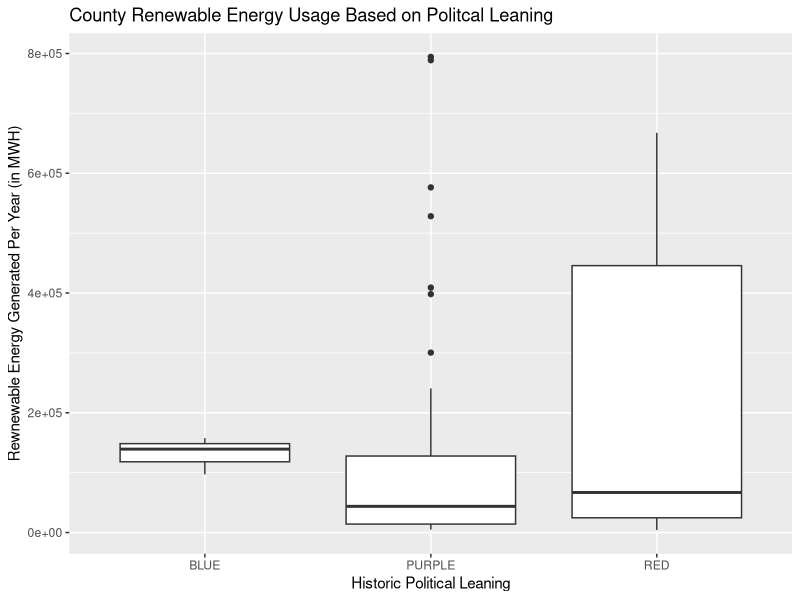
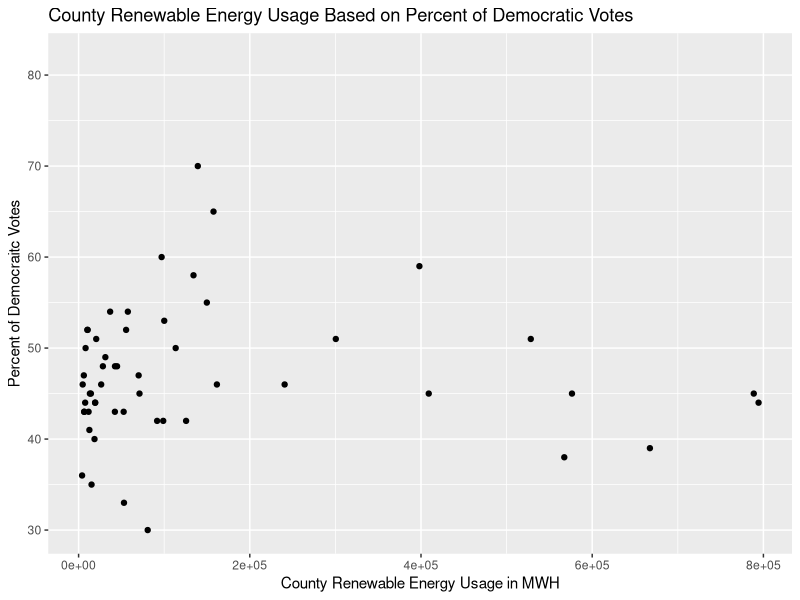

The R source for these figures, in order:
## ---- chunk 1
library(tidyverse)
## ---- chunk 2
data <- read_csv("data/renewables_wi.csv", col_names = FALSE)
colnames(data) <- as.character(unlist(data[2, ]))
data <- data[-c(1, 2), ]
colnames(data) <- make.names(colnames(data), unique = TRUE)
data$Estimated.Renewable.MWH.Generated..per.Year <- 
  as.numeric(gsub(",", "", data$Estimated.Renewable.MWH.Generated..per.Year))
data$X..Democratic.Voting <- as.numeric(gsub("%", "", data$X..Democratic.Voting))
data$Total.Renewables.Installed.Capacity...MWH. <- as.numeric(gsub(",", "", data$Total.Renewables.Installed.Capacity...MWH.))
data$Est.2022.NG.Consumed..mcf. <- as.numeric(gsub(",", "", data$Est.2022.NG.Consumed..mcf.))
data$Ratio.of.RE.to.Energy.Consumed.per.capita.per.year <- as.numeric(gsub("%", "", data$Ratio.of.RE.to.Energy.Consumed.per.capita.per.year))
names(data)[names(data) == 
"Historical.Political.Leaning..Red.and.Blue...60..or.more..other...Purple....over.20.years"] <- "leaning"
head(data)
## ---- chunk 3
leaning_RMWH_graph <-
data |>
group_by(leaning, COUNTY) |> 
  ggplot(aes(x = leaning,
             y = Estimated.Renewable.MWH.Generated..per.Year)) + 
  geom_boxplot() + 
labs(
title = "County Renewable Energy Usage Based on Politcal Leaning", 
x = "Historic Political Leaning",
y = "Rewnewable Energy Generated Per Year (in MWH)")
leaning_RMWH_graph
## ---- chunk 4
perc_vote_RMWH_graph <-
data |>
group_by(COUNTY) |> 
  ggplot(aes(x = Estimated.Renewable.MWH.Generated..per.Year,
             y = X..Democratic.Voting)) + 
  geom_point() +
labs(
title = "County Renewable Energy Usage Based on Percent of Democratic Votes", 
x = "County Renewable Energy Usage in MWH",
y = "Percent of Democraitc Votes")
perc_vote_RMWH_graph
## ---- chunk 5
fit1 <- lm(Estimated.Renewable.MWH.Generated..per.Year ~ X..Democratic.Voting, data = data)
fit1 |>
broom::tidy() |> 
  select(term, estimate) |> 
  knitr::kable()
